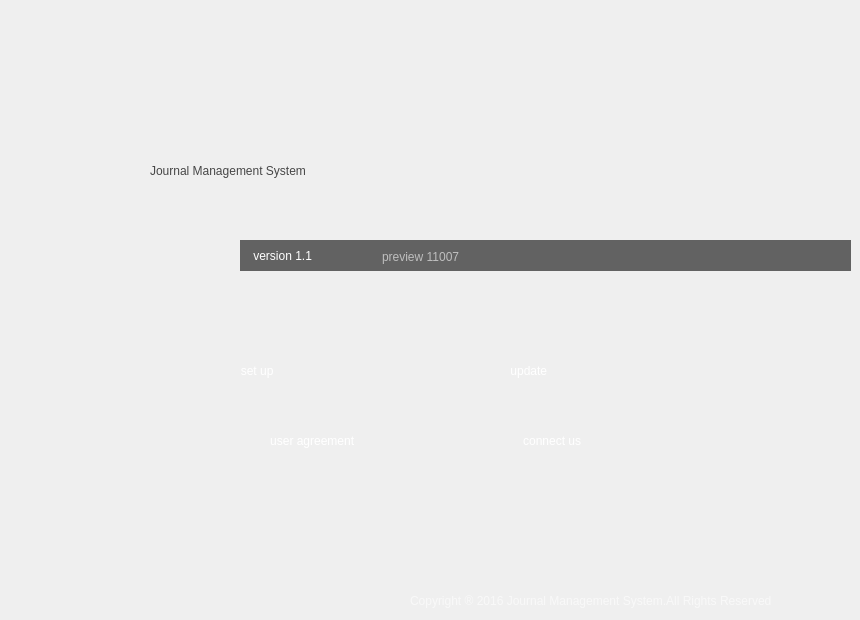
     <widget class="QWidget" name="more_tab">
      <attribute name="title">
       <string>5</string>
      </attribute>
      <widget class="QLabel" name="copyright">
       <property name="geometry">
        <rect>
         <x>410</x>
         <y>590</y>
         <width>431</width>
         <height>21</height>
        </rect>
       </property>
       <property name="styleSheet">
        <string notr="true">background-color: rgba(255, 255, 255, 0);
color: rgba(255, 255, 255, 150);
font: 10pt &quot;Century Gothic&quot;;
</string>
       </property>
       <property name="text">
        <string>Copyright ® 2016 Journal Management System.All Rights Reserved</string>
       </property>
      </widget>
      <widget class="QPushButton" name="pushButton_3">
       <property name="geometry">
        <rect>
         <x>450</x>
         <y>350</y>
         <width>131</width>
         <height>41</height>
        </rect>
       </property>
       <property name="styleSheet">
        <string notr="true">QPushButton 
{ 
background-color: rgba(255, 255, 255, 0);
color: rgb(255, 255, 255);
font: 75 16pt &quot;Century Gothic&quot;;
	border-radius: 0px; 
}
QPushButton:hover 
{ 
    color: rgb(0, 192, 0);
}
QPushButton:pressed
{
    color: rgb(0, 127, 0);
}</string>
       </property>
       <property name="text">
        <string>        update</string>
       </property>
       <property name="flat">
        <bool>true</bool>
       </property>
      </widget>
      <widget class="QLabel" name="label_4">
       <property name="geometry">
        <rect>
         <x>190</x>
         <y>360</y>
         <width>25</width>
         <height>25</height>
        </rect>
       </property>
       <property name="styleSheet">
        <string notr="true">background-color: rgba(255, 255, 255, 0);
border-image: url(:/icons/Setting.png);</string>
       </property>
       <property name="text">
        <string/>
       </property>
      </widget>
      <widget class="QPushButton" name="pushButton_2">
       <property name="geometry">
        <rect>
         <x>190</x>
         <y>350</y>
         <width>111</width>
         <height>41</height>
        </rect>
       </property>
       <property name="styleSheet">
        <string notr="true">QPushButton 
{ 
background-color: rgba(255, 255, 255, 0);
color: rgb(255, 255, 255);
font: 75 16pt &quot;Century Gothic&quot;;
	border-radius: 0px; 
}
QPushButton:hover 
{ 
    color: rgb(0, 192, 0);
}
QPushButton:pressed
{
    color: rgb(0, 127, 0);
}</string>
       </property>
       <property name="text">
        <string>       set up</string>
       </property>
       <property name="flat">
        <bool>true</bool>
       </property>
      </widget>
      <widget class="QPushButton" name="pushButton_9">
       <property name="geometry">
        <rect>
         <x>450</x>
         <y>420</y>
         <width>181</width>
         <height>41</height>
        </rect>
       </property>
       <property name="styleSheet">
        <string notr="true">QPushButton 
{ 
background-color: rgba(255, 255, 255, 0);
color: rgb(255, 255, 255);
font: 75 16pt &quot;Century Gothic&quot;;
	border-radius: 0px; 
}
QPushButton:hover 
{ 
    color: rgb(0, 192, 0);
}
QPushButton:pressed
{
    color: rgb(0, 127, 0);
}</string>
       </property>
       <property name="text">
        <string>       connect us</string>
       </property>
       <property name="flat">
        <bool>true</bool>
       </property>
      </widget>
      <widget class="QLabel" name="system_name">
       <property name="geometry">
        <rect>
         <x>150</x>
         <y>140</y>
         <width>531</width>
         <height>61</height>
        </rect>
       </property>
       <property name="styleSheet">
        <string notr="true">background-color: rgba(0, 0, 0, 0);
color: rgba(0, 0, 0, 180);
font: 75 32pt &quot;Tempus Sans ITC&quot;;</string>
       </property>
       <property name="text">
        <string>Journal Management System</string>
       </property>
      </widget>
      <widget class="QPushButton" name="pushButton_8">
       <property name="geometry">
        <rect>
         <x>190</x>
         <y>420</y>
         <width>221</width>
         <height>41</height>
        </rect>
       </property>
       <property name="styleSheet">
        <string notr="true">QPushButton 
{ 
background-color: rgba(255, 255, 255, 0);
color: rgb(255, 255, 255);
font: 75 16pt &quot;Century Gothic&quot;;
	border-radius: 0px; 
}
QPushButton:hover 
{ 
    color: rgb(0, 192, 0);
}
QPushButton:pressed
{
    color: rgb(0, 127, 0);
}</string>
       </property>
       <property name="text">
        <string>       user agreement</string>
       </property>
       <property name="flat">
        <bool>true</bool>
       </property>
      </widget>
      <widget class="QLabel" name="label_3">
       <property name="geometry">
        <rect>
         <x>382</x>
         <y>246</y>
         <width>91</width>
         <height>21</height>
        </rect>
       </property>
       <property name="styleSheet">
        <string notr="true">background-color: rgba(255, 255, 255, 0);
color: rgba(255, 255, 255, 150);
font: 9pt &quot;Century Gothic&quot;;</string>
       </property>
       <property name="text">
        <string>preview 11007</string>
       </property>
      </widget>
      <widget class="QLabel" name="label_2">
       <property name="geometry">
        <rect>
         <x>130</x>
         <y>330</y>
         <width>561</width>
         <height>161</height>
        </rect>
       </property>
       <property name="styleSheet">
        <string notr="true">background-color: rgba(255, 255, 255, 0);
border-image: url(:/small_unit/black Header60.png);</string>
       </property>
       <property name="text">
        <string/>
       </property>
      </widget>
      <widget class="QLabel" name="label_5">
       <property name="geometry">
        <rect>
         <x>450</x>
         <y>435</y>
         <width>25</width>
         <height>20</height>
        </rect>
       </property>
       <property name="styleSheet">
        <string notr="true">background-color: rgba(255, 255, 255, 0);
border-image: url(:/icons/Mail.png);</string>
       </property>
       <property name="text">
        <string/>
       </property>
      </widget>
      <widget class="QLabel" name="label_6">
       <property name="geometry">
        <rect>
         <x>192</x>
         <y>430</y>
         <width>20</width>
         <height>25</height>
        </rect>
       </property>
       <property name="styleSheet">
        <string notr="true">background-color: rgba(255, 255, 255, 0);
border-image: url(:/icons/New post.png);</string>
       </property>
       <property name="text">
        <string/>
       </property>
      </widget>
      <widget class="QLabel" name="label_7">
       <property name="geometry">
        <rect>
         <x>450</x>
         <y>360</y>
         <width>25</width>
         <height>25</height>
        </rect>
       </property>
       <property name="styleSheet">
        <string notr="true">background-color: rgba(255, 255, 255, 0);
border-image: url(:/icons/Repeat.png);</string>
       </property>
       <property name="text">
        <string/>
       </property>
      </widget>
      <widget class="QLabel" name="system_name_2">
       <property name="geometry">
        <rect>
         <x>240</x>
         <y>240</y>
         <width>611</width>
         <height>31</height>
        </rect>
       </property>
       <property name="styleSheet">
        <string notr="true">background-color: rgba(0, 0, 0, 150);
color: rgba(255, 255, 255, 255);
font: 15pt &quot;Century Gothic&quot;;</string>
       </property>
       <property name="text">
        <string>    version 1.1</string>
       </property>
      </widget>
      <zorder>system_name_2</zorder>
      <zorder>label_2</zorder>
      <zorder>copyright</zorder>
      <zorder>pushButton_3</zorder>
      <zorder>label_4</zorder>
      <zorder>pushButton_2</zorder>
      <zorder>pushButton_9</zorder>
      <zorder>system_name</zorder>
      <zorder>pushButton_8</zorder>
      <zorder>label_3</zorder>
      <zorder>label_5</zorder>
      <zorder>label_6</zorder>
      <zorder>label_7</zorder>
     </widget>
